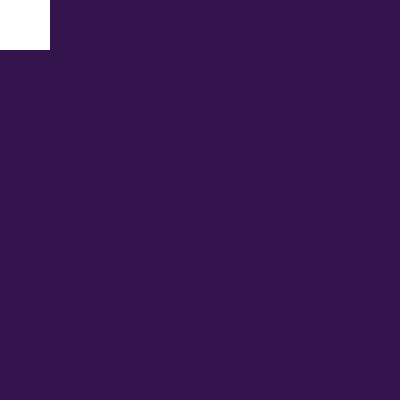
Frame 1 (no input)
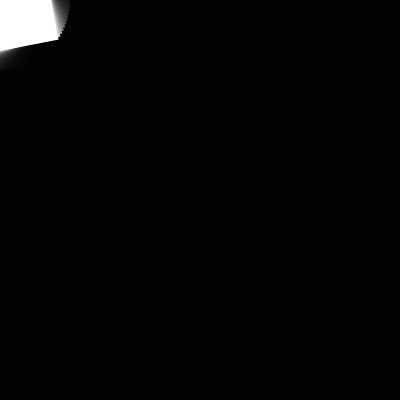
Frame 60 (the mouse pressed at the canvas centre just before this capture)
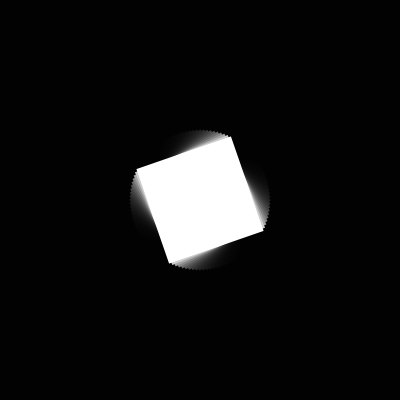
Frame 120 (the mouse held since frame 60 and released just before this capture)

The Processing sketch that drew these frames (run headless with seeded random() and noise(); from frame 60 on, the mouse is pressed at the canvas centre):

// Processing sketch: shadowGraph
// ── shadowGraph.pde
// author: Hanfan Wang

float r = 0;
float backR;
float backG;
float backB;

void setup() {
  size(400, 400);
  backR = random(0, 100);
  backG = random(0, 100);
  backB = random(0, 100); 
  background(backR, backG, backB);
  rectMode(CENTER);
  
  noStroke();
  smooth();
}
 
void draw() { 
  fill(2, 50);
  // show shadow
  rect(width/2, height/2, width, height);
  fill(255);
  // move with mouse
  translate(mouseX, mouseY);
  rotate(r);
  // rect initial x, y must be (0, 0)
  rect(0, 0, 100, 100);
  r = r + 0.05;
}
